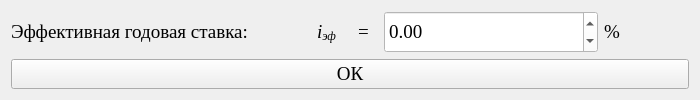
<?xml version="1.0" encoding="UTF-8"?>
<ui version="4.0">
 <class>Form</class>
 <widget class="QWidget" name="Form">
  <property name="geometry">
   <rect>
    <x>0</x>
    <y>0</y>
    <width>700</width>
    <height>100</height>
   </rect>
  </property>
  <property name="minimumSize">
   <size>
    <width>700</width>
    <height>100</height>
   </size>
  </property>
  <property name="maximumSize">
   <size>
    <width>700</width>
    <height>100</height>
   </size>
  </property>
  <property name="windowTitle">
   <string>Установление соответствия между эффективной ставкой</string>
  </property>
  <property name="styleSheet">
   <string notr="true"/>
  </property>
  <layout class="QGridLayout" name="gridLayout_2">
   <item row="0" column="0" colspan="2">
    <layout class="QGridLayout" name="gridLayout">
     <item row="0" column="0">
      <layout class="QGridLayout" name="gridLayout_18">
       <item row="0" column="3">
        <widget class="QDoubleSpinBox" name="doubleSpinBox_10">
         <property name="enabled">
          <bool>false</bool>
         </property>
         <property name="minimumSize">
          <size>
           <width>214</width>
           <height>25</height>
          </size>
         </property>
         <property name="maximumSize">
          <size>
           <width>16777215</width>
           <height>220</height>
          </size>
         </property>
         <property name="font">
          <font>
           <family>Times New Roman</family>
           <pointsize>14</pointsize>
          </font>
         </property>
         <property name="styleSheet">
          <string notr="true">color: black; background-color: white;</string>
         </property>
         <property name="decimals">
          <number>2</number>
         </property>
         <property name="minimum">
          <double>-999999999.000000000000000</double>
         </property>
         <property name="maximum">
          <double>999999999.000000000000000</double>
         </property>
         <property name="singleStep">
          <double>0.001000000000000</double>
         </property>
         <property name="value">
          <double>0.000000000000000</double>
         </property>
        </widget>
       </item>
       <item row="0" column="2">
        <widget class="QLabel" name="label_38">
         <property name="minimumSize">
          <size>
           <width>20</width>
           <height>0</height>
          </size>
         </property>
         <property name="maximumSize">
          <size>
           <width>20</width>
           <height>16777215</height>
          </size>
         </property>
         <property name="font">
          <font>
           <family>Times New Roman</family>
           <pointsize>14</pointsize>
          </font>
         </property>
         <property name="text">
          <string>=</string>
         </property>
        </widget>
       </item>
       <item row="0" column="4">
        <widget class="QLabel" name="label_40">
         <property name="minimumSize">
          <size>
           <width>60</width>
           <height>0</height>
          </size>
         </property>
         <property name="maximumSize">
          <size>
           <width>16777215</width>
           <height>16777215</height>
          </size>
         </property>
         <property name="font">
          <font>
           <family>Times New Roman</family>
           <pointsize>14</pointsize>
          </font>
         </property>
         <property name="text">
          <string>%</string>
         </property>
        </widget>
       </item>
       <item row="0" column="0">
        <widget class="QLabel" name="label_39">
         <property name="minimumSize">
          <size>
           <width>300</width>
           <height>0</height>
          </size>
         </property>
         <property name="maximumSize">
          <size>
           <width>16777215</width>
           <height>16777215</height>
          </size>
         </property>
         <property name="font">
          <font>
           <family>Times New Roman</family>
           <pointsize>14</pointsize>
          </font>
         </property>
         <property name="text">
          <string>&lt;html&gt;&lt;head/&gt;&lt;body&gt;&lt;p&gt;Эффективная годовая ставка:&lt;/p&gt;&lt;/body&gt;&lt;/html&gt;</string>
         </property>
        </widget>
       </item>
       <item row="0" column="1">
        <widget class="QLabel" name="label_41">
         <property name="minimumSize">
          <size>
           <width>35</width>
           <height>0</height>
          </size>
         </property>
         <property name="maximumSize">
          <size>
           <width>35</width>
           <height>16777215</height>
          </size>
         </property>
         <property name="font">
          <font>
           <family>Times New Roman</family>
           <pointsize>14</pointsize>
           <italic>true</italic>
          </font>
         </property>
         <property name="text">
          <string>&lt;html&gt;&lt;head/&gt;&lt;body&gt;&lt;p&gt;i&lt;span style=&quot; vertical-align:sub;&quot;&gt;эф&lt;/span&gt;&lt;/p&gt;&lt;/body&gt;&lt;/html&gt;</string>
         </property>
        </widget>
       </item>
      </layout>
     </item>
    </layout>
   </item>
   <item row="1" column="0" colspan="2">
    <widget class="QPushButton" name="pushButton">
     <property name="font">
      <font>
       <family>Times New Roman</family>
       <pointsize>14</pointsize>
      </font>
     </property>
     <property name="styleSheet">
      <string notr="true"/>
     </property>
     <property name="text">
      <string>ОК</string>
     </property>
    </widget>
   </item>
  </layout>
 </widget>
 <resources/>
 <connections/>
</ui>
